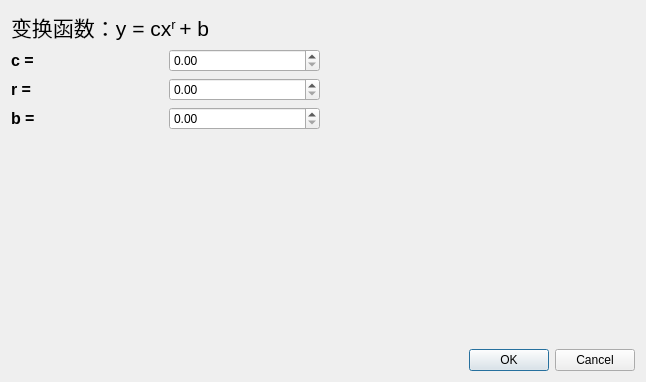
<?xml version="1.0" encoding="UTF-8"?>
<ui version="4.0">
 <class>DialogPowerGrey</class>
 <widget class="QDialog" name="DialogPowerGrey">
  <property name="geometry">
   <rect>
    <x>0</x>
    <y>0</y>
    <width>646</width>
    <height>382</height>
   </rect>
  </property>
  <property name="windowTitle">
   <string>Dialog</string>
  </property>
  <layout class="QGridLayout" name="gridLayout">
   <item row="0" column="0">
    <layout class="QVBoxLayout" name="verticalLayout_3">
     <item>
      <layout class="QHBoxLayout" name="horizontalLayout_4">
       <item>
        <layout class="QVBoxLayout" name="verticalLayout_2">
         <item>
          <widget class="QLabel" name="label">
           <property name="text">
            <string>&lt;html&gt;&lt;head/&gt;&lt;body&gt;&lt;p&gt;&lt;span style=&quot; font-size:16pt;&quot;&gt;变换函数：y = cx&lt;/span&gt;&lt;span style=&quot; font-size:16pt; vertical-align:super;&quot;&gt;r &lt;/span&gt;&lt;span style=&quot; font-size:16pt;&quot;&gt;+ b&lt;/span&gt;&lt;/p&gt;&lt;/body&gt;&lt;/html&gt;</string>
           </property>
          </widget>
         </item>
         <item>
          <layout class="QVBoxLayout" name="verticalLayout">
           <item>
            <layout class="QHBoxLayout" name="horizontalLayout">
             <item>
              <widget class="QLabel" name="label_2">
               <property name="text">
                <string>&lt;html&gt;&lt;head/&gt;&lt;body&gt;&lt;p&gt;&lt;span style=&quot; font-size:12pt; font-weight:600;&quot;&gt;c = &lt;/span&gt;&lt;/p&gt;&lt;/body&gt;&lt;/html&gt;</string>
               </property>
              </widget>
             </item>
             <item>
              <widget class="QDoubleSpinBox" name="cDoubleSpinBox">
               <property name="singleStep">
                <double>0.010000000000000</double>
               </property>
              </widget>
             </item>
            </layout>
           </item>
           <item>
            <layout class="QHBoxLayout" name="horizontalLayout_2">
             <item>
              <widget class="QLabel" name="label_3">
               <property name="text">
                <string>&lt;html&gt;&lt;head/&gt;&lt;body&gt;&lt;p&gt;&lt;span style=&quot; font-size:12pt; font-weight:600;&quot;&gt;r = &lt;/span&gt;&lt;/p&gt;&lt;/body&gt;&lt;/html&gt;</string>
               </property>
              </widget>
             </item>
             <item>
              <widget class="QDoubleSpinBox" name="rDoubleSpinBox"/>
             </item>
            </layout>
           </item>
           <item>
            <layout class="QHBoxLayout" name="horizontalLayout_3">
             <item>
              <widget class="QLabel" name="label_4">
               <property name="text">
                <string>&lt;html&gt;&lt;head/&gt;&lt;body&gt;&lt;p&gt;&lt;span style=&quot; font-size:12pt; font-weight:600;&quot;&gt;b = &lt;/span&gt;&lt;/p&gt;&lt;/body&gt;&lt;/html&gt;</string>
               </property>
              </widget>
             </item>
             <item>
              <widget class="QDoubleSpinBox" name="bDoubleSpinBox"/>
             </item>
            </layout>
           </item>
           <item>
            <spacer name="verticalSpacer">
             <property name="orientation">
              <enum>Qt::Vertical</enum>
             </property>
             <property name="sizeHint" stdset="0">
              <size>
               <width>20</width>
               <height>40</height>
              </size>
             </property>
            </spacer>
           </item>
          </layout>
         </item>
        </layout>
       </item>
       <item>
        <widget class="QCustomPlot" name="customPlot" native="true"/>
       </item>
      </layout>
     </item>
     <item>
      <layout class="QHBoxLayout" name="horizontalLayout_5">
       <item>
        <spacer name="horizontalSpacer">
         <property name="orientation">
          <enum>Qt::Horizontal</enum>
         </property>
         <property name="sizeHint" stdset="0">
          <size>
           <width>40</width>
           <height>20</height>
          </size>
         </property>
        </spacer>
       </item>
       <item>
        <widget class="QDialogButtonBox" name="buttonBox">
         <property name="orientation">
          <enum>Qt::Horizontal</enum>
         </property>
         <property name="standardButtons">
          <set>QDialogButtonBox::Cancel|QDialogButtonBox::Ok</set>
         </property>
        </widget>
       </item>
      </layout>
     </item>
    </layout>
   </item>
  </layout>
 </widget>
 <customwidgets>
  <customwidget>
   <class>QCustomPlot</class>
   <extends>QWidget</extends>
   <header location="global">qcustomplot.h</header>
   <container>1</container>
  </customwidget>
 </customwidgets>
 <resources/>
 <connections>
  <connection>
   <sender>buttonBox</sender>
   <signal>accepted()</signal>
   <receiver>DialogPowerGrey</receiver>
   <slot>accept()</slot>
   <hints>
    <hint type="sourcelabel">
     <x>248</x>
     <y>254</y>
    </hint>
    <hint type="destinationlabel">
     <x>157</x>
     <y>274</y>
    </hint>
   </hints>
  </connection>
  <connection>
   <sender>buttonBox</sender>
   <signal>rejected()</signal>
   <receiver>DialogPowerGrey</receiver>
   <slot>reject()</slot>
   <hints>
    <hint type="sourcelabel">
     <x>316</x>
     <y>260</y>
    </hint>
    <hint type="destinationlabel">
     <x>286</x>
     <y>274</y>
    </hint>
   </hints>
  </connection>
 </connections>
</ui>
